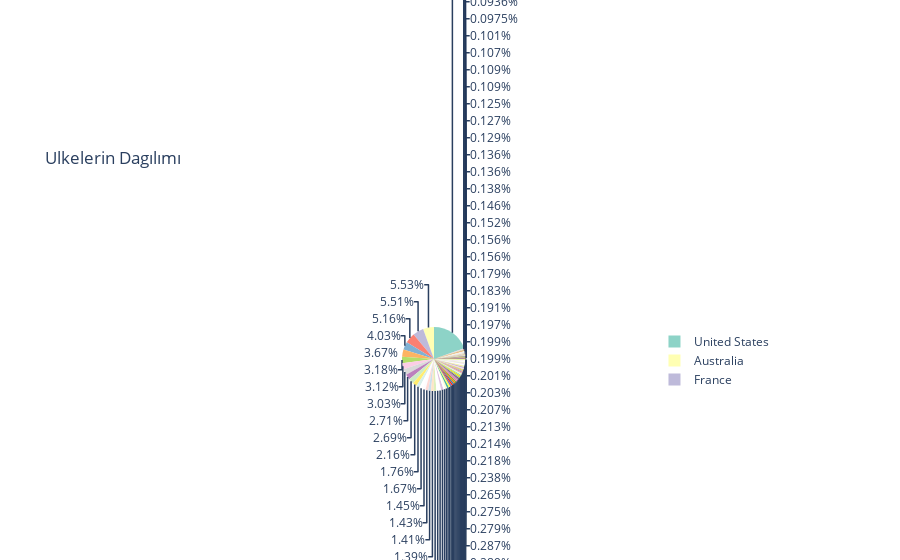

Notebook source saved alongside this figure:
### Code cell
z = dff.groupby(["country"]).size().reset_index(name="counts")
pieChart =  px.pie(z, values='counts', names='country', 
                  title='Ulkelerin satis dagılımı',
                  color_discrete_sequence = px.colors.qualitative.Set3
                  )
pieChart.show()

### Figure 1 — Plotly figure (JSON) as saved in the notebook; plotly's stock layout.template omitted (floating-point values rounded to 4 significant figures; data arrays with more than 128 entries replaced by an {"elided": "..."} marker saying what was removed)
{"data": [{"domain": {"x": [0, 1], "y": [0, 1]}, "hovertemplate": "country=%{label}<br>counts=%{value}<extra></extra>", "labels": {"elided": "147 str values"}, "legendgroup": "", "name": "", "showlegend": true, "type": "pie", "values": {"elided": "147 int values"}}], "layout": {"autosize": true, "legend": {"tracegroupgap": 0}, "piecolorway": ["rgb(141,211,199)", "rgb(255,255,179)", "rgb(190,186,218)", "rgb(251,128,114)", "rgb(128,177,211)", "rgb(253,180,98)", "rgb(179,222,105)", "rgb(252,205,229)", "rgb(217,217,217)", "rgb(188,128,189)", "rgb(204,235,197)", "rgb(255,237,111)"], "title": {"text": "Ulkelerin Dagılımı"}}}
